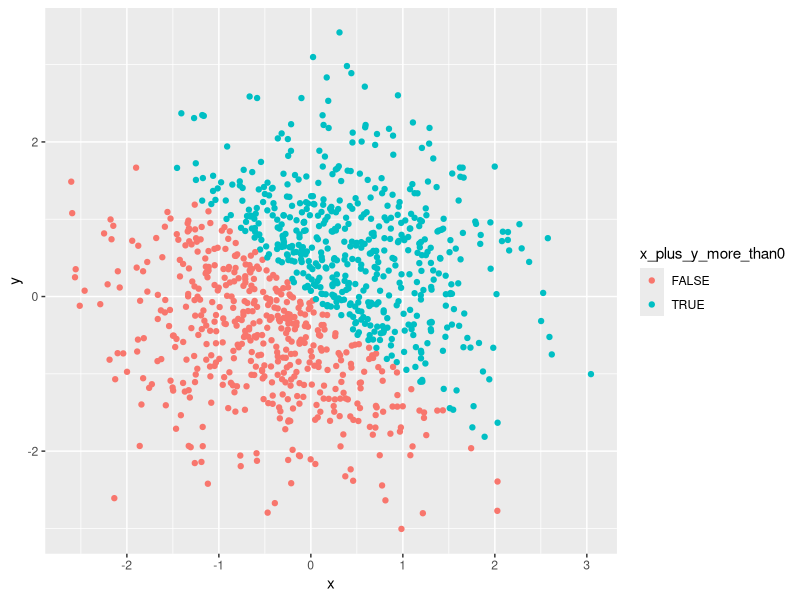
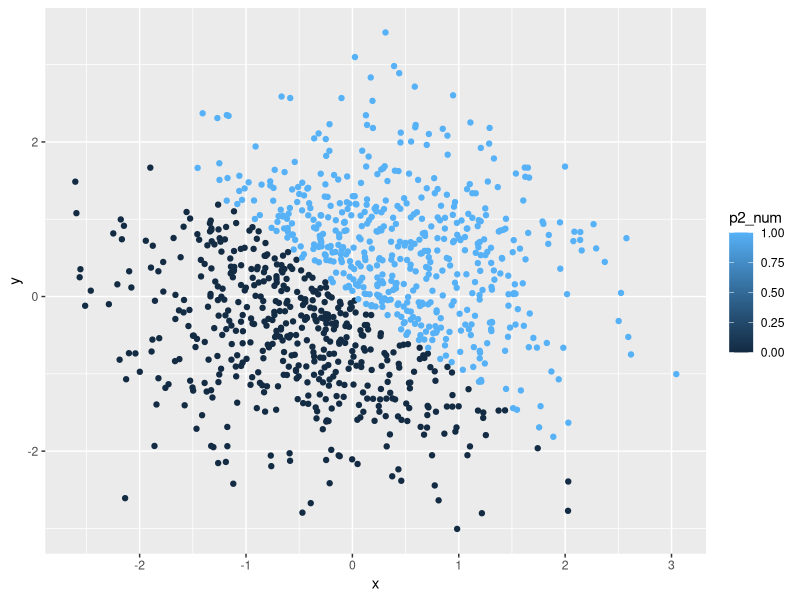
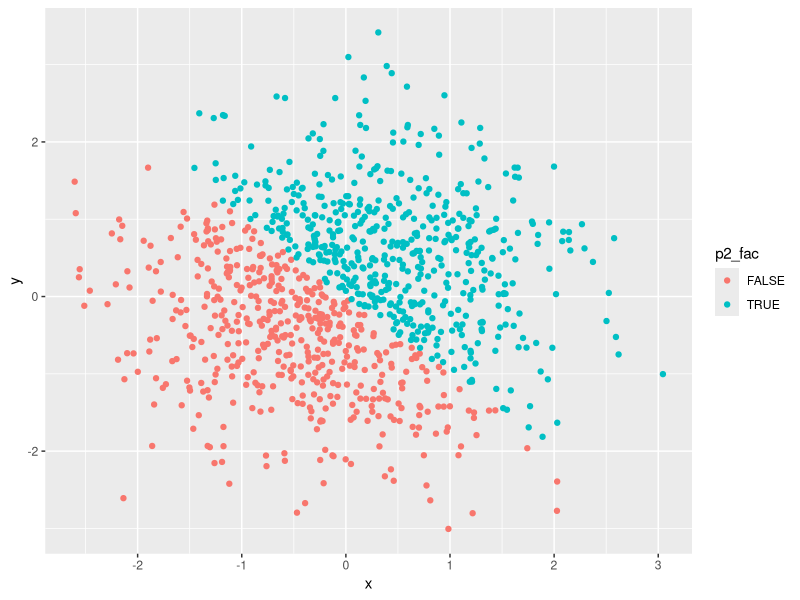
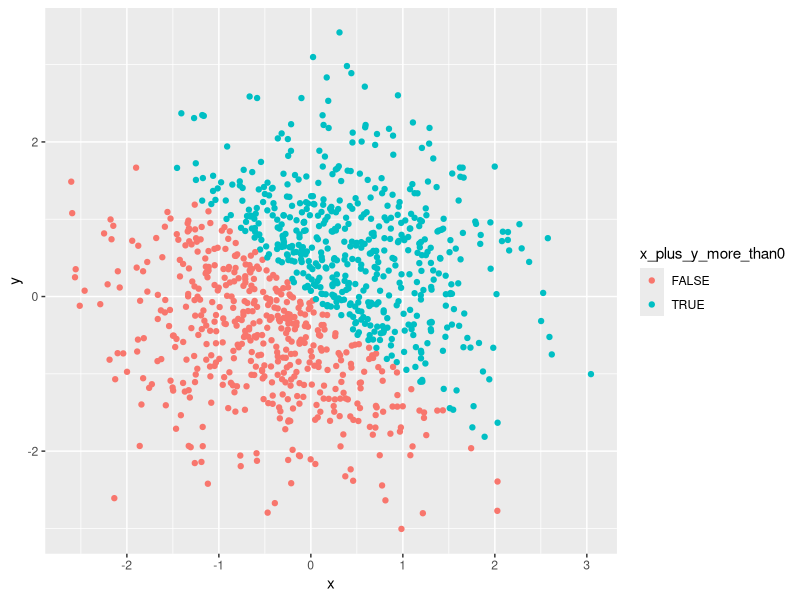

R code for these plots, in order:
## ---- chunk 1
library(tidyverse)
## ---- chunk 2
dataframe = tibble(
  sample = runif(10, min = 0, max = 5),
  morethan2 = c(sample[1:10] > 2),
  p1_cha = c('JohnyDepp','AlanRickman','Eddie','Benedict','Watson','f','g','h','i','SeverusSnape'),
  p1_fac = factor(c('A','A','C','C','A','B','B','E','E','A'))
)
mean(dataframe$sample)
mean(dataframe$morethan2)
mean(dataframe$p1_cha)
mean(dataframe$p1_fac)
## ---- chunk 3
tmp1 = as.factor(dataframe$p1_cha)
tmp1
as.numeric(tmp1)

tmp2 = as.character(dataframe$p1_fac)
tmp2
as.numeric(tmp2)
## ---- chunk 4
norm_distri = tibble(
  x = rnorm(1000),
  y = rnorm(1000),
  x_plus_y_more_than0 = c(x[1:1000] + y[1:1000] > 0 ),
  p2_num = as.numeric(x_plus_y_more_than0),
  p2_fac = as.factor(x_plus_y_more_than0)
)
## ---- chunk 5
ggplot(norm_distri, aes(x = x, y = y, color = x_plus_y_more_than0)) + geom_point()
ggsave("hw1_p2_scatter_plot.pdf", path = './plot')
## ---- chunk 6
ggplot(norm_distri, aes(x = x, y = y, color = p2_num)) + geom_point()
## ---- chunk 7
ggplot(norm_distri, aes(x = x, y = y, color = p2_fac)) + geom_point()
